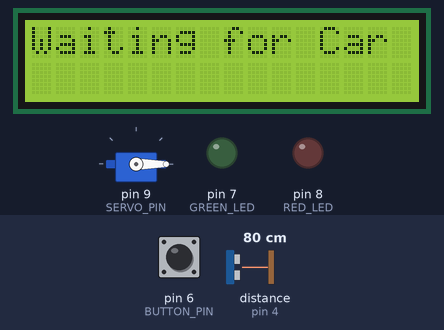
Bench run of a sketch on a simulated Arduino Uno, built with avr-gcc and run on an emulated ATmega328P. On the bench: servo, 16×2 character LCD, output pins drawn as LEDs (lit = HIGH). Wiring (inferred from the names in the program): ultrasonic range finder: trigger pin 5; echo pin 4. The inputs (shaded band) are chosen by the test bench; at power-on: distance to the obstacle (sensor on pin 4) 80 cm, pin 6 (BUTTON_PIN) HIGH. The echo pulse lasts 58.3 µs per cm; pins used as bus, display or sensor lines are not drawn.

Above: at 3.2 s.
3.3 s: distance to the obstacle (sensor on pin 4) set to 7 cm
4.8 s: distance to the obstacle (sensor on pin 4) set to 4 cm
At 5.8 s:
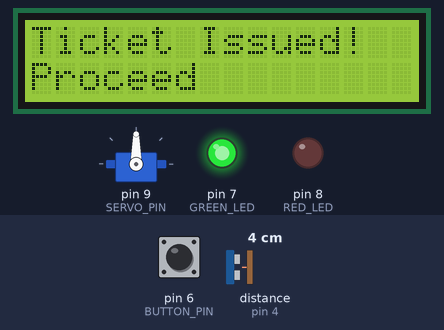
6.6 s: distance to the obstacle (sensor on pin 4) set to 9 cm
At 8.52 s:
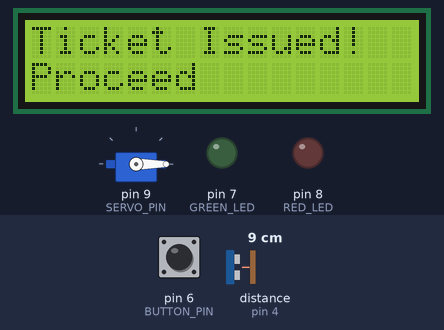
9.6 s: distance to the obstacle (sensor on pin 4) set to 2 cm
At 9.82 s:
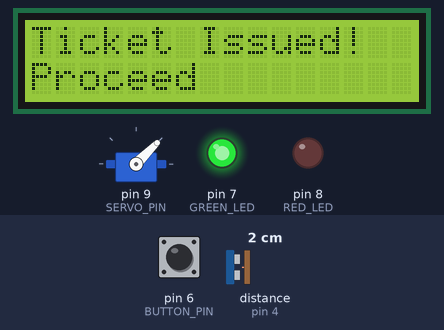
12.6 s: pin 6 (BUTTON_PIN) pulled LOW for 1 s
At 13.52 s:
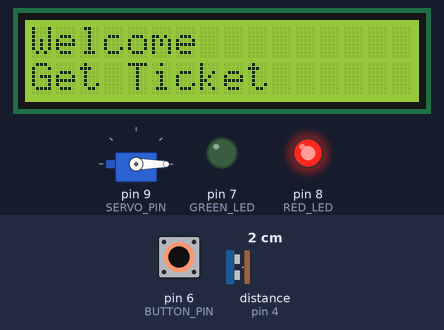
16.6 s: distance to the obstacle (sensor on pin 4) set to 18 cm
At 18.1 s:
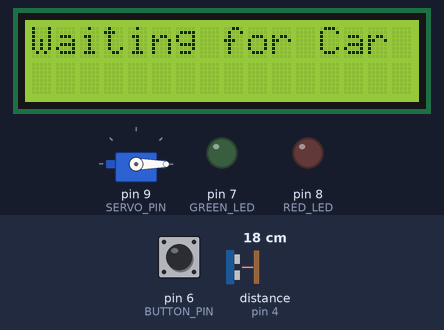
Timing chart, 0 to 19.6 s (numbered marks = the images above; inputs shaded):
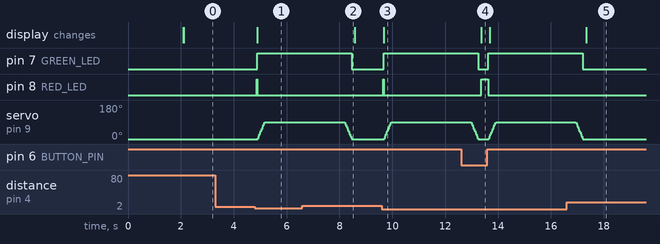

Measured:
- the behaviour switches between 6 and 5 cm on distance to the obstacle (sensor on pin 4) (found by bisection; images 0 and 1)
- after the input at 3.3 s, every drawn part: stays the same
- after the input at 4.8 s, pin 7 (GREEN_LED): LOW → HIGH after 0.10 s; pin 8 (RED_LED): LOW → HIGH after 0.07 s, → LOW 0.02 s later; servo on pin 9 (SERVO_PIN): moves from 0° to 90° over 0.27 s, starting after 0.11 s; the display: changes after 0.10 s (image 1)
- after the input at 6.6 s, pin 7 (GREEN_LED): goes on until 8.5 s, then stays LOW; pin 8 (RED_LED): stays LOW (without the input it goes to HIGH after 2.0 s); servo on pin 9 (SERVO_PIN): goes on until 8.5 s, then stays 0°
- after the input at 9.6 s, pin 7 (GREEN_LED): LOW → HIGH after 0.08 s; pin 8 (RED_LED): LOW → HIGH after 0.06 s, → LOW 0.02 s later; servo on pin 9 (SERVO_PIN): moves from 0° to 90° over 0.27 s, starting after 0.10 s; the display: changes after 0.08 s (image 3)
- after the input at 12.6 s, the display: changes after 0.77 s (image 4)
- after the input at 16.6 s, pin 7 (GREEN_LED): goes on until 17.2 s, then stays LOW; pin 8 (RED_LED): stays LOW (without the input it goes to HIGH after 0.73 s); servo on pin 9 (SERVO_PIN): goes on until 17.2 s, then stays 0°; the display: changes after 0.73 s (image 5)

The sketch:

CAR-PARK-SYSTEM.ino
```cpp
#include <Servo.h>
#include <LiquidCrystal_I2C.h>

#define TRIG_PIN 5
#define ECHO_PIN 4
#define RED_LED 8
#define GREEN_LED 7
#define BUTTON_PIN 6
#define SERVO_PIN 9

const int distanceThreshold = 5;

Servo gateServo;
LiquidCrystal_I2C lcd(0x27, 16, 2);

void setup() {
  Serial.begin(9600);

  gateServo.attach(SERVO_PIN);
  gateServo.write(0);
  lcd.init();
  lcd.backlight();

  pinMode(TRIG_PIN, OUTPUT);
  pinMode(ECHO_PIN, INPUT);
  pinMode(RED_LED, OUTPUT);
  pinMode(GREEN_LED, OUTPUT);
  pinMode(BUTTON_PIN, INPUT_PULLUP);

  lcd.setCursor(0, 0);
  lcd.print("Car Park System");
  delay(2000);
  lcd.clear();
}

void loop() {
  int distance = measureDistance();

  if (distance < distanceThreshold) {
    carDetectedSequence();
  } else {
    waitingForCarSequence();
  }

  delay(100);
}

int measureDistance() {
  digitalWrite(TRIG_PIN, LOW);
  delayMicroseconds(2);
  digitalWrite(TRIG_PIN, HIGH);
  delayMicroseconds(10);
  digitalWrite(TRIG_PIN, LOW);

  long duration = pulseIn(ECHO_PIN, HIGH);

  return duration * 0.034 / 2;
}

void carDetectedSequence() {
  lcd.clear();
  lcd.setCursor(0, 0);
  lcd.print("Welcome");
  lcd.setCursor(0, 1);
  lcd.print("Get Ticket");
  digitalWrite(RED_LED, HIGH);
  digitalWrite(GREEN_LED, LOW);

  if (digitalRead(BUTTON_PIN) == HIGH) {
    ticketIssuedSequence();
  }
}

void ticketIssuedSequence() {
  lcd.clear();
  lcd.setCursor(0, 0);
  lcd.print("Ticket Issued!");
  lcd.setCursor(0, 1);
  lcd.print("Proceed");
  digitalWrite(RED_LED, LOW);
  digitalWrite(GREEN_LED, HIGH);

  openGate();
  delay(3000);
  closeGate();

  digitalWrite(GREEN_LED, LOW);
}

void waitingForCarSequence() {
  lcd.clear();
  lcd.setCursor(0, 0);
  lcd.print("Waiting for Car");
  digitalWrite(RED_LED, LOW);
  digitalWrite(GREEN_LED, LOW);
}

void openGate() {
  for (int pos = 0; pos <= 90; pos += 5) {
    gateServo.write(pos);
    delay(15);
  }
}

void closeGate() {
  for (int pos = 90; pos >= 0; pos -= 5) {
    gateServo.write(pos);
    delay(15);
  }
}
```
